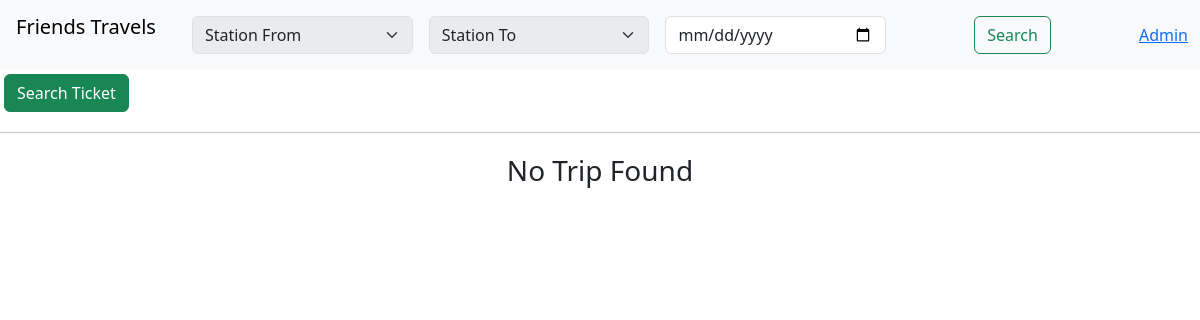
Before: / with the older database file.
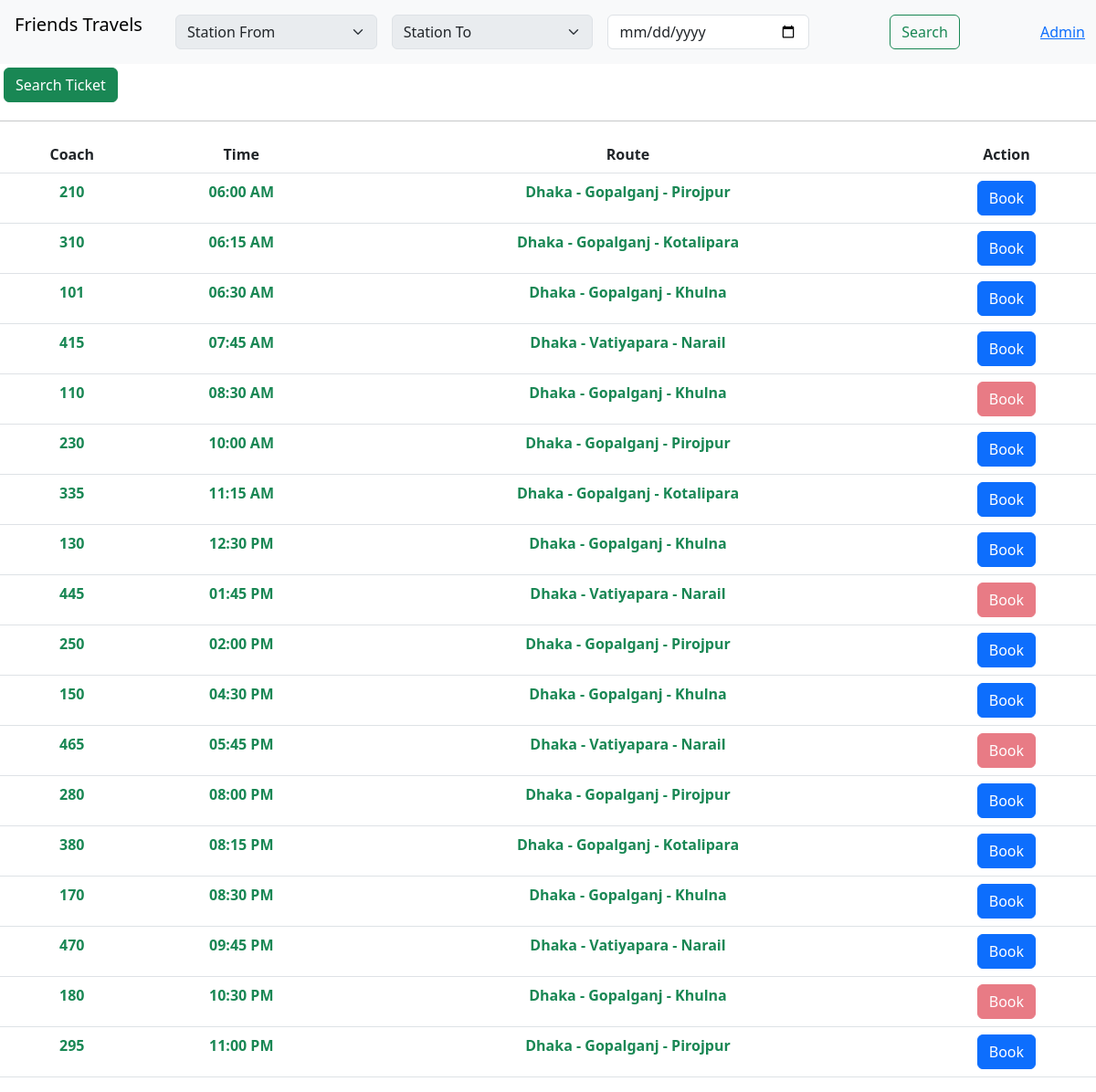
After: the same page with the newer database file.
### tables this page shows
CREATE TABLE `trip_status` (
  `s_no` int(255) NOT NULL,
  `id` varchar(255) NOT NULL,
  `coach_no` varchar(60) NOT NULL,
  `status` int(1) NOT NULL DEFAULT 1,
  `date` varchar(60) NOT NULL,
  `time` varchar(60) NOT NULL,
  `route` varchar(255) NOT NULL,
  `station` text NOT NULL,
  `A1` int(1) NOT NULL DEFAULT 0,
  `A2` int(1) NOT NULL DEFAULT 0,
  `A3` int(1) NOT NULL DEFAULT 0,
  `A4` int(1) NOT NULL DEFAULT 0,
  `B1` int(1) NOT NULL DEFAULT 0,
  `B2` int(1) NOT NULL DEFAULT 0,
  `B3` int(1) NOT NULL DEFAULT 0,
  `B4` int(1) NOT NULL DEFAULT 0,
  `C1` int(1) NOT NULL DEFAULT 0,
  `C2` int(1) NOT NULL DEFAULT 0,
  `C3` int(1) NOT NULL DEFAULT 0,
  `C4` int(1) NOT NULL DEFAULT 0,
  `D1` int(1) NOT NULL DEFAULT 0,
  `D2` int(1) NOT NULL DEFAULT 0,
  `d3` int(1) NOT NULL DEFAULT 0,
  `d4` int(1) NOT NULL DEFAULT 0,
  `e1` int(1) NOT NULL DEFAULT 0,
  `e2` int(1) NOT NULL DEFAULT 0,
  `e3` int(1) NOT NULL DEFAULT 0,
  `e4` int(1) NOT NULL DEFAULT 0,
  `f1` int(1) NOT NULL DEFAULT 0,
  `f2` int(1) NOT NULL DEFAULT 0,
  `f3` int(1) NOT NULL DEFAULT 0,
  `f4` int(1) NOT NULL DEFAULT 0,
  `g1` int(1) NOT NULL DEFAULT 0,
  `g2` int(1) NOT NULL DEFAULT 0,
  `g3` int(1) NOT NULL DEFAULT 0,
  `g4` int(1) NOT NULL DEFAULT 0,
  `h1` int(1) NOT NULL DEFAULT 0,
  `h2` int(1) NOT NULL DEFAULT 0,
  `h3` int(1) NOT NULL DEFAULT 0,
  `h4` int(1) NOT NULL DEFAULT 0,
  `i1` int(1) NOT NULL DEFAULT 0,
  `i2` int(1) NOT NULL DEFAULT 0,
  `i3` int(1) NOT NULL DEFAULT 0,
  `i4` int(1) NOT NULL DEFAULT 0,
  `j1` int(1) NOT NULL DEFAULT 0,
  `j2` int(1) NOT NULL DEFAULT 0,
  `j3` int(1) NOT NULL DEFAULT 0,
  `j4` int(1) NOT NULL DEFAULT 0,
  `j5` int(1) NOT NULL DEFAULT 0
);

### index.php (the view, shortened to what this page needs)
<?php
require_once 'inc/conn.php';
?>
<!doctype html>
<html lang="en">
<head>
    <link href="https://cdn.jsdelivr.net/npm/bootstrap@5.3.0-alpha3/dist/css/bootstrap.min.css" rel="stylesheet"
>
    <link rel="stylesheet" href="style.css">
</head>
<body>
    <nav class="navbar navbar-expand-lg bg-body-tertiary">
        <div class="container-fluid">
            <p class="navbar-brand p-1">Friends Travels</p>
            <div class="collapse navbar-collapse" id="navbarNav">
                <div class="container overflow-hidden text-center">
                    <form class="row gx-2" action="" method="post">
                        <div class="col">
                            <div class="p-1">
                                <select class="form-select mr-4" disabled aria-label="Default select example">
                                    <option selected>Station From</option>
                                </select>
                            </div>
                        </div>
                        <div class="col">
                            <div class="p-1">
                                <select class="form-select mr-4" disabled aria-label="Default select example">
                                    <option selected>Station To</option>
                                </select>
                            </div>
                        </div>
                        <div class="col">
                            <div class="p-1">
                                <input class="form-control" name="date" type="date" />
                            </div>
                        </div>
                        <div class="col">
                            <div class="p-1">
                                <button type="submit" class="btn btn-outline-success">Search</button>
                            </div>
                        </div>
                    </form>
                </div>
                <div class="d-flex">
                    <a href="admin.php">Admin</a>
                </div>
            </div>
        </div>
    </nav>
    <div class="">
        <div class="row">
            <div class="col">
                <div class="p-1">
                    <a href="search_tickets.php" class="btn btn-success">Search Ticket</a>
                </div>
            </div>
        </div>
    </div>
    <hr>
    <div class="">
        <?php
        if ($_SERVER['REQUEST_METHOD'] == 'POST') {
            $date = $_POST['date'];
        }
        else {
            $date = date( 'Y-m-d' );
        }
        $sql = "SELECT * FROM `trip_status` WHERE date = '$date' ORDER BY STR_TO_DATE(time, '%h:%i %p')";
        $result = mysqli_query( $con, $sql );
        if (mysqli_num_rows( $result ) > 0) {
            echo '
            <table class="table table-hover text-center">
                <thead>
                    <tr>
                        <th scope="col">Coach</th>
                        <th scope="col">Time</th>
                        <th scope="col">Route</th>
                        <th scope="col">Action</th>
                    </tr>
                </thead>
            <tbody>';
            while ($row = mysqli_fetch_assoc( $result )) {
                echo '
                    <tr>
                        <td class="text-success fw-bold">' . $row['coach_no'] . '</td>
                        <td class="text-success fw-bold">' . $row['time'] . '</td>
                        <td class="text-success fw-bold">' . $row['route'] . '</td>
                        <td>';
                if ($row['status'] == 1) {
                    echo '<button type="button" class="btn btn-primary" data-bs-toggle="modal" data-bs-target="#exampleModal" data-id="' . $row['id'] . '">Book</button>';
                }
                else {
                    echo '<button type="button" class="btn btn-danger" disabled>Book</button>';
                }
                echo '</td></tr>';
            }
            echo '</tbody></table>';
        }
        else {
            echo '<p class="text-center fs-3">No Trip Found</p>';
        }
        ?>
    </div>
</body>
</html>

Changed rows visible on the page:
added trip_status: coach_no "210", time "06:00 AM", route "Dhaka - Gopalganj - Pirojpur"
added trip_status: coach_no "310", time "06:15 AM", route "Dhaka - Gopalganj - Kotalipara"
added trip_status: coach_no "101", time "06:30 AM", route "Dhaka - Gopalganj - Khulna"
added trip_status: coach_no "415", time "07:45 AM", route "Dhaka - Vatiyapara - Narail"
added trip_status: coach_no "110", time "08:30 AM", route "Dhaka - Gopalganj - Khulna", status "Book"
added trip_status: coach_no "230", time "10:00 AM", route "Dhaka - Gopalganj - Pirojpur"
added trip_status: coach_no "335", time "11:15 AM", route "Dhaka - Gopalganj - Kotalipara"
added trip_status: coach_no "130", time "12:30 PM", route "Dhaka - Gopalganj - Khulna"
added trip_status: coach_no "445", time "01:45 PM", route "Dhaka - Vatiyapara - Narail", status "Book"
added trip_status: coach_no "250", time "02:00 PM", route "Dhaka - Gopalganj - Pirojpur"
added trip_status: coach_no "150", time "04:30 PM", route "Dhaka - Gopalganj - Khulna"
added trip_status: coach_no "465", time "05:45 PM", route "Dhaka - Vatiyapara - Narail", status "Book"
added trip_status: coach_no "280", time "08:00 PM", route "Dhaka - Gopalganj - Pirojpur"
added trip_status: coach_no "380", time "08:15 PM", route "Dhaka - Gopalganj - Kotalipara"
added trip_status: coach_no "170", time "08:30 PM", route "Dhaka - Gopalganj - Khulna"
added trip_status: coach_no "470", time "09:45 PM", route "Dhaka - Vatiyapara - Narail"
added trip_status: coach_no "180", time "10:30 PM", route "Dhaka - Gopalganj - Khulna", status "Book"
added trip_status: coach_no "295", time "11:00 PM", route "Dhaka - Gopalganj - Pirojpur"
Other visible differences:
text no longer shown: "No Trip Found"
text now shown: "Coach Time Route Action"
